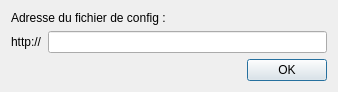
<?xml version="1.0" encoding="UTF-8"?>
<ui version="4.0">
 <class>Pref</class>
 <widget class="QDialog" name="Pref">
  <property name="geometry">
   <rect>
    <x>0</x>
    <y>0</y>
    <width>338</width>
    <height>86</height>
   </rect>
  </property>
  <property name="windowTitle">
   <string>Préférence</string>
  </property>
  <property name="windowIcon">
   <iconset resource="ressources.qrc">
    <normaloff>:/img/pref.png</normaloff>:/img/pref.png</iconset>
  </property>
  <layout class="QVBoxLayout" name="verticalLayout">
   <item>
    <widget class="QLabel" name="label">
     <property name="text">
      <string>Adresse du fichier de config :</string>
     </property>
    </widget>
   </item>
   <item>
    <layout class="QHBoxLayout" name="horizontalLayout">
     <property name="topMargin">
      <number>0</number>
     </property>
     <item>
      <widget class="QLabel" name="label_2">
       <property name="text">
        <string>http://</string>
       </property>
      </widget>
     </item>
     <item>
      <widget class="QLineEdit" name="lineEdit"/>
     </item>
    </layout>
   </item>
   <item>
    <widget class="QDialogButtonBox" name="buttonBox">
     <property name="orientation">
      <enum>Qt::Horizontal</enum>
     </property>
     <property name="standardButtons">
      <set>QDialogButtonBox::Ok</set>
     </property>
    </widget>
   </item>
  </layout>
 </widget>
 <resources>
  <include location="ressources.qrc"/>
 </resources>
 <connections>
  <connection>
   <sender>buttonBox</sender>
   <signal>accepted()</signal>
   <receiver>Pref</receiver>
   <slot>accept()</slot>
   <hints>
    <hint type="sourcelabel">
     <x>248</x>
     <y>254</y>
    </hint>
    <hint type="destinationlabel">
     <x>157</x>
     <y>274</y>
    </hint>
   </hints>
  </connection>
  <connection>
   <sender>buttonBox</sender>
   <signal>rejected()</signal>
   <receiver>Pref</receiver>
   <slot>reject()</slot>
   <hints>
    <hint type="sourcelabel">
     <x>316</x>
     <y>260</y>
    </hint>
    <hint type="destinationlabel">
     <x>286</x>
     <y>274</y>
    </hint>
   </hints>
  </connection>
 </connections>
</ui>
